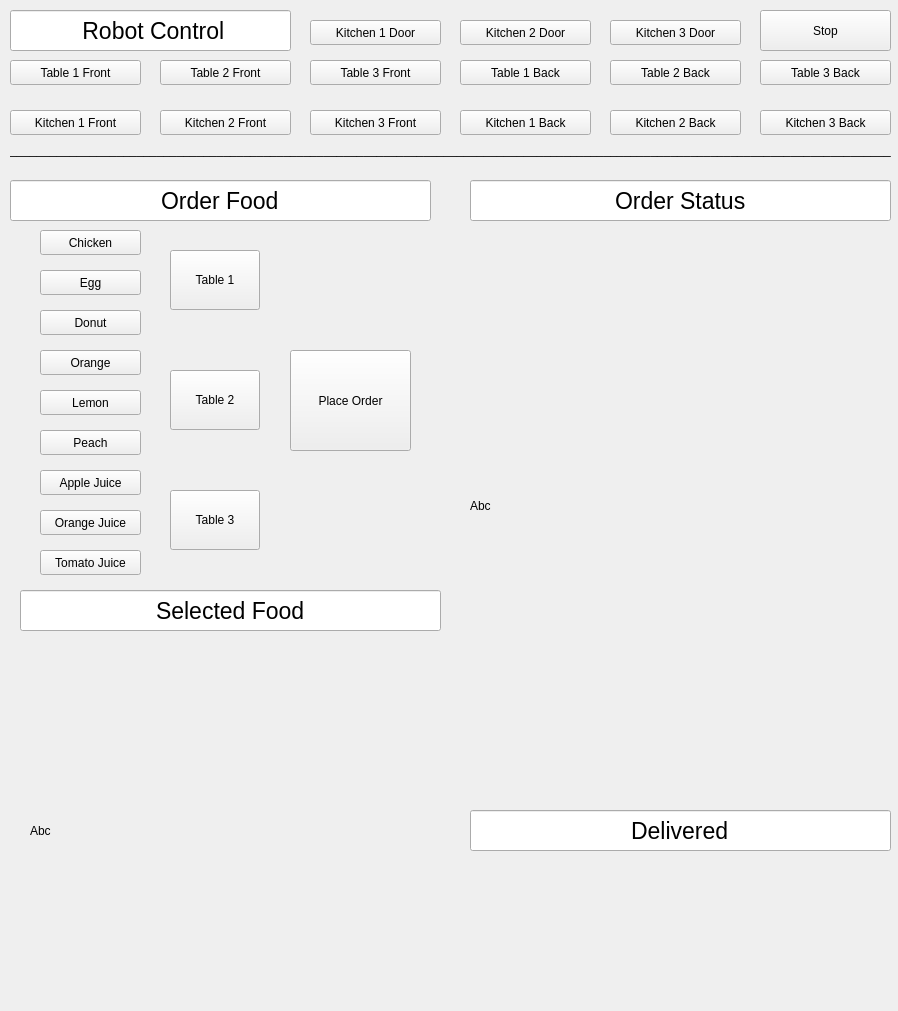
<?xml version="1.0" encoding="UTF-8"?>
<ui version="4.0">
 <class>Form</class>
 <widget class="QWidget" name="Form">
  <property name="geometry">
   <rect>
    <x>0</x>
    <y>0</y>
    <width>898</width>
    <height>1011</height>
   </rect>
  </property>
  <property name="windowTitle">
   <string>Form</string>
  </property>
  <widget class="QPushButton" name="t1f">
   <property name="geometry">
    <rect>
     <x>10</x>
     <y>60</y>
     <width>131</width>
     <height>25</height>
    </rect>
   </property>
   <property name="text">
    <string>Table 1 Front</string>
   </property>
  </widget>
  <widget class="QPushButton" name="chicken">
   <property name="geometry">
    <rect>
     <x>40</x>
     <y>230</y>
     <width>101</width>
     <height>25</height>
    </rect>
   </property>
   <property name="text">
    <string>Chicken</string>
   </property>
  </widget>
  <widget class="QPushButton" name="egg">
   <property name="geometry">
    <rect>
     <x>40</x>
     <y>270</y>
     <width>101</width>
     <height>25</height>
    </rect>
   </property>
   <property name="text">
    <string>Egg</string>
   </property>
  </widget>
  <widget class="QPushButton" name="pizza">
   <property name="geometry">
    <rect>
     <x>40</x>
     <y>310</y>
     <width>101</width>
     <height>25</height>
    </rect>
   </property>
   <property name="text">
    <string>Donut</string>
   </property>
  </widget>
  <widget class="QPushButton" name="orange">
   <property name="geometry">
    <rect>
     <x>40</x>
     <y>350</y>
     <width>101</width>
     <height>25</height>
    </rect>
   </property>
   <property name="text">
    <string>Orange</string>
   </property>
  </widget>
  <widget class="QPushButton" name="lemon">
   <property name="geometry">
    <rect>
     <x>40</x>
     <y>390</y>
     <width>101</width>
     <height>25</height>
    </rect>
   </property>
   <property name="text">
    <string>Lemon</string>
   </property>
  </widget>
  <widget class="QPushButton" name="peach">
   <property name="geometry">
    <rect>
     <x>40</x>
     <y>430</y>
     <width>101</width>
     <height>25</height>
    </rect>
   </property>
   <property name="text">
    <string>Peach</string>
   </property>
  </widget>
  <widget class="QPushButton" name="applejuice">
   <property name="geometry">
    <rect>
     <x>40</x>
     <y>470</y>
     <width>101</width>
     <height>25</height>
    </rect>
   </property>
   <property name="text">
    <string>Apple Juice</string>
   </property>
  </widget>
  <widget class="QPushButton" name="orangejuice">
   <property name="geometry">
    <rect>
     <x>40</x>
     <y>510</y>
     <width>101</width>
     <height>25</height>
    </rect>
   </property>
   <property name="text">
    <string>Orange Juice</string>
   </property>
  </widget>
  <widget class="QPushButton" name="tomatojuice">
   <property name="geometry">
    <rect>
     <x>40</x>
     <y>550</y>
     <width>101</width>
     <height>25</height>
    </rect>
   </property>
   <property name="text">
    <string>Tomato Juice</string>
   </property>
  </widget>
  <widget class="QPushButton" name="order">
   <property name="geometry">
    <rect>
     <x>290</x>
     <y>350</y>
     <width>121</width>
     <height>101</height>
    </rect>
   </property>
   <property name="text">
    <string>Place Order</string>
   </property>
  </widget>
  <widget class="QPushButton" name="table2">
   <property name="geometry">
    <rect>
     <x>170</x>
     <y>370</y>
     <width>90</width>
     <height>60</height>
    </rect>
   </property>
   <property name="text">
    <string>Table 2</string>
   </property>
  </widget>
  <widget class="QPushButton" name="table3">
   <property name="geometry">
    <rect>
     <x>170</x>
     <y>490</y>
     <width>90</width>
     <height>60</height>
    </rect>
   </property>
   <property name="text">
    <string>Table 3</string>
   </property>
  </widget>
  <widget class="QPushButton" name="table1">
   <property name="geometry">
    <rect>
     <x>170</x>
     <y>250</y>
     <width>90</width>
     <height>60</height>
    </rect>
   </property>
   <property name="text">
    <string>Table 1</string>
   </property>
  </widget>
  <widget class="QPushButton" name="t2f">
   <property name="geometry">
    <rect>
     <x>160</x>
     <y>60</y>
     <width>131</width>
     <height>25</height>
    </rect>
   </property>
   <property name="text">
    <string>Table 2 Front</string>
   </property>
  </widget>
  <widget class="QPushButton" name="t3f">
   <property name="geometry">
    <rect>
     <x>310</x>
     <y>60</y>
     <width>131</width>
     <height>25</height>
    </rect>
   </property>
   <property name="text">
    <string>Table 3 Front</string>
   </property>
  </widget>
  <widget class="QPushButton" name="t1b">
   <property name="geometry">
    <rect>
     <x>460</x>
     <y>60</y>
     <width>131</width>
     <height>25</height>
    </rect>
   </property>
   <property name="text">
    <string>Table 1 Back</string>
   </property>
  </widget>
  <widget class="QPushButton" name="t2b">
   <property name="geometry">
    <rect>
     <x>610</x>
     <y>60</y>
     <width>131</width>
     <height>25</height>
    </rect>
   </property>
   <property name="text">
    <string>Table 2 Back</string>
   </property>
  </widget>
  <widget class="QPushButton" name="t3b">
   <property name="geometry">
    <rect>
     <x>760</x>
     <y>60</y>
     <width>131</width>
     <height>25</height>
    </rect>
   </property>
   <property name="text">
    <string>Table 3 Back</string>
   </property>
  </widget>
  <widget class="QPushButton" name="k1b">
   <property name="geometry">
    <rect>
     <x>460</x>
     <y>110</y>
     <width>131</width>
     <height>25</height>
    </rect>
   </property>
   <property name="text">
    <string>Kitchen 1 Back</string>
   </property>
  </widget>
  <widget class="QPushButton" name="k2b">
   <property name="geometry">
    <rect>
     <x>610</x>
     <y>110</y>
     <width>131</width>
     <height>25</height>
    </rect>
   </property>
   <property name="text">
    <string>Kitchen 2 Back</string>
   </property>
  </widget>
  <widget class="QPushButton" name="k1f">
   <property name="geometry">
    <rect>
     <x>10</x>
     <y>110</y>
     <width>131</width>
     <height>25</height>
    </rect>
   </property>
   <property name="text">
    <string>Kitchen 1 Front</string>
   </property>
  </widget>
  <widget class="QPushButton" name="k2f">
   <property name="geometry">
    <rect>
     <x>160</x>
     <y>110</y>
     <width>131</width>
     <height>25</height>
    </rect>
   </property>
   <property name="text">
    <string>Kitchen 2 Front</string>
   </property>
  </widget>
  <widget class="QPushButton" name="k3f">
   <property name="geometry">
    <rect>
     <x>310</x>
     <y>110</y>
     <width>131</width>
     <height>25</height>
    </rect>
   </property>
   <property name="text">
    <string>Kitchen 3 Front</string>
   </property>
  </widget>
  <widget class="QPushButton" name="k3b">
   <property name="geometry">
    <rect>
     <x>760</x>
     <y>110</y>
     <width>131</width>
     <height>25</height>
    </rect>
   </property>
   <property name="text">
    <string>Kitchen 3 Back</string>
   </property>
  </widget>
  <widget class="QPushButton" name="stop">
   <property name="geometry">
    <rect>
     <x>760</x>
     <y>10</y>
     <width>131</width>
     <height>41</height>
    </rect>
   </property>
   <property name="text">
    <string>Stop</string>
   </property>
  </widget>
  <widget class="QPushButton" name="k3d">
   <property name="geometry">
    <rect>
     <x>610</x>
     <y>20</y>
     <width>131</width>
     <height>25</height>
    </rect>
   </property>
   <property name="text">
    <string>Kitchen 3 Door</string>
   </property>
  </widget>
  <widget class="QPushButton" name="k2d">
   <property name="geometry">
    <rect>
     <x>460</x>
     <y>20</y>
     <width>131</width>
     <height>25</height>
    </rect>
   </property>
   <property name="text">
    <string>Kitchen 2 Door</string>
   </property>
  </widget>
  <widget class="QPushButton" name="k1d">
   <property name="geometry">
    <rect>
     <x>310</x>
     <y>20</y>
     <width>131</width>
     <height>25</height>
    </rect>
   </property>
   <property name="text">
    <string>Kitchen 1 Door</string>
   </property>
  </widget>
  <widget class="QLineEdit" name="lineEdit">
   <property name="geometry">
    <rect>
     <x>10</x>
     <y>10</y>
     <width>281</width>
     <height>41</height>
    </rect>
   </property>
   <property name="font">
    <font>
     <pointsize>17</pointsize>
    </font>
   </property>
   <property name="text">
    <string> Robot Control</string>
   </property>
   <property name="alignment">
    <set>Qt::AlignCenter</set>
   </property>
  </widget>
  <widget class="QLineEdit" name="lineEdit_2">
   <property name="geometry">
    <rect>
     <x>10</x>
     <y>180</y>
     <width>421</width>
     <height>41</height>
    </rect>
   </property>
   <property name="font">
    <font>
     <pointsize>17</pointsize>
    </font>
   </property>
   <property name="text">
    <string>Order Food</string>
   </property>
   <property name="alignment">
    <set>Qt::AlignCenter</set>
   </property>
  </widget>
  <widget class="QLabel" name="label">
   <property name="geometry">
    <rect>
     <x>10</x>
     <y>140</y>
     <width>881</width>
     <height>20</height>
    </rect>
   </property>
   <property name="text">
    <string>____________________________________________________________________________________________________________________________________</string>
   </property>
  </widget>
  <widget class="QLineEdit" name="lineEdit_3">
   <property name="geometry">
    <rect>
     <x>20</x>
     <y>590</y>
     <width>421</width>
     <height>41</height>
    </rect>
   </property>
   <property name="font">
    <font>
     <pointsize>17</pointsize>
    </font>
   </property>
   <property name="text">
    <string>Selected Food</string>
   </property>
   <property name="alignment">
    <set>Qt::AlignCenter</set>
   </property>
  </widget>
  <widget class="QLineEdit" name="lineEdit_4">
   <property name="geometry">
    <rect>
     <x>470</x>
     <y>180</y>
     <width>421</width>
     <height>41</height>
    </rect>
   </property>
   <property name="font">
    <font>
     <pointsize>17</pointsize>
    </font>
   </property>
   <property name="text">
    <string>Order Status</string>
   </property>
   <property name="alignment">
    <set>Qt::AlignCenter</set>
   </property>
  </widget>
  <widget class="QLineEdit" name="lineEdit_5">
   <property name="geometry">
    <rect>
     <x>470</x>
     <y>810</y>
     <width>421</width>
     <height>41</height>
    </rect>
   </property>
   <property name="font">
    <font>
     <pointsize>17</pointsize>
    </font>
   </property>
   <property name="text">
    <string>Delivered</string>
   </property>
   <property name="alignment">
    <set>Qt::AlignCenter</set>
   </property>
  </widget>
  <widget class="QLabel" name="selectedfood">
   <property name="geometry">
    <rect>
     <x>30</x>
     <y>660</y>
     <width>421</width>
     <height>341</height>
    </rect>
   </property>
   <property name="text">
    <string>Abc</string>
   </property>
   <property name="wordWrap">
    <bool>true</bool>
   </property>
  </widget>
  <widget class="QLabel" name="orderededfood">
   <property name="geometry">
    <rect>
     <x>470</x>
     <y>230</y>
     <width>421</width>
     <height>551</height>
    </rect>
   </property>
   <property name="text">
    <string>Abc</string>
   </property>
   <property name="wordWrap">
    <bool>true</bool>
   </property>
  </widget>
 </widget>
 <resources/>
 <connections/>
</ui>
